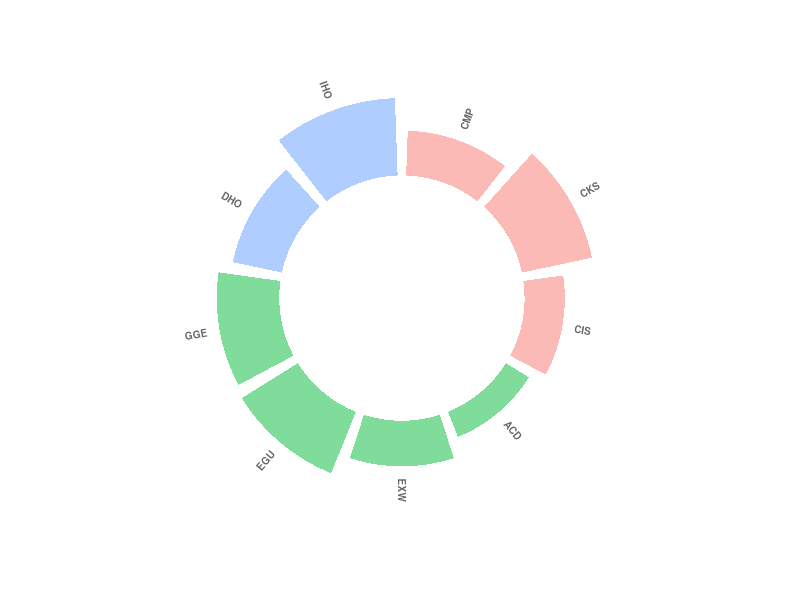

Write the R code that produced this figure.
library(tidyverse)
library(readxl)
#data <- read_excel("CB-G6.xlsx")
data <- read_csv("CB-G7.csv")

# Set a number of 'empty bar' to add at the end of each group
empty_bar <- 4
to_add <- data.frame( matrix(NA, empty_bar*nlevels(data$group), ncol(data)) )
colnames(to_add) <- colnames(data)
to_add$group <- rep(levels(data$group), each=empty_bar)
data <- rbind(data, to_add)
data <- data %>% arrange(group)
data$id <- seq(1, nrow(data))

# Get the name and the y position of each label
label_data <- data
number_of_bar <- nrow(label_data)
angle <- 90 - 360 * (label_data$id-0.5) /number_of_bar     # I substract 0.5 because the letter must have the angle of the center of the bars. Not extreme right(1) or extreme left (0)
label_data$hjust <- ifelse( angle < -90, 1, 0)
label_data$angle <- ifelse(angle < -90, angle+180, angle)

# Make the plot
p <- ggplot(data, aes(x=as.factor(id), y=value, fill=group)) +       # Note that id is a factor. If x is numeric, there is some space between the first bar
  geom_bar(stat="identity", alpha=0.5) +
  ylim(-100,120) +
  theme_minimal() +
  theme(
    legend.position = "none",
    axis.text = element_blank(),
    axis.title = element_blank(),
    panel.grid = element_blank(),
    plot.margin = unit(rep(-1,4), "cm") 
  ) +
  coord_polar() + 
  geom_text(data=label_data, aes(x=id, y=value+10, label=individual, hjust=hjust), color="black", fontface="bold",alpha=0.6, size=2.5, angle= label_data$angle, inherit.aes = FALSE ) 

ggsave("CB-G7.pdf", units="in", width=8, height=8, dpi=600)

